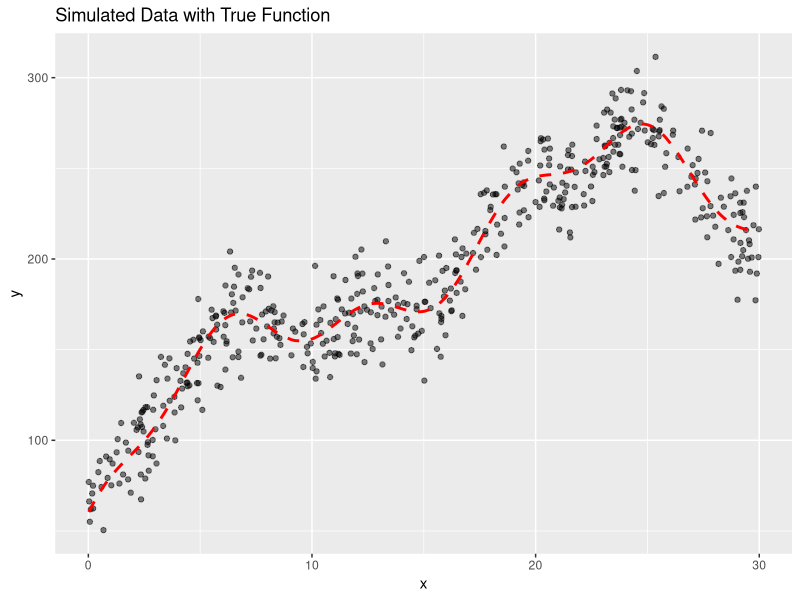
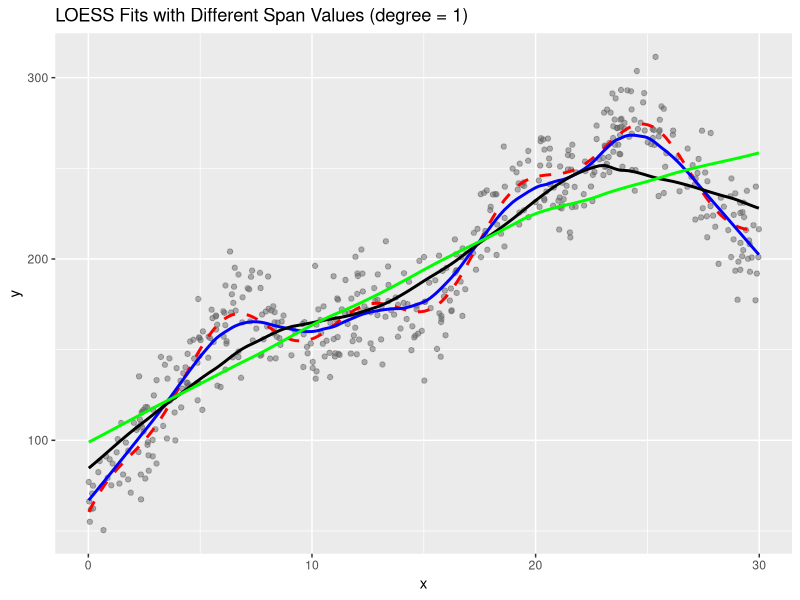

These charts were generated, in order, by the following R code:
## ---- chunk 1
# Load required libraries
library(tidyverse)
library(knitr)
library(kableExtra)
## ---- chunk 2
# Generate simulated  data
set.seed(5560)
n <- 500
x <- sort(runif(n, min = 0, max = 30))
f_true <- 50 + 15*x - 0.3*x^2 + 30*sin(x/3) + 10*cos(x)
y <- f_true + rnorm(n, mean = 0, sd = 15)
data <- data.frame(y = y, x = x, f_true = f_true)
## ---- chunk 3
# YOUR CODE HERE: Create scatter plot with true function
ggplot(data, aes(x = x, y = y)) +
  geom_point(alpha = 0.5) +
  geom_line(aes(y = f_true), 
            color = "red", 
            linetype = "dashed", 
            linewidth = 1) +
  labs(
    title = "Simulated Data with True Function",
    x = "x",
    y = "y"
  )

## ---- chunk 4
# YOUR CODE HERE: Fit LOESS with span = 0.2, 0.5, 0.8 and plot
# Fit LOESS models with different spans (degree fixed at 1)
lo_02 <- loess(y ~ x, data = data, span = 0.2, degree = 1)
lo_05 <- loess(y ~ x, data = data, span = 0.5, degree = 1)
lo_08 <- loess(y ~ x, data = data, span = 0.8, degree = 1)

# Create a plotting dataset 
data_plot <- data %>%
  mutate(
    fit_02 = predict(lo_02, newdata = data.frame(x = x)),
    fit_05 = predict(lo_05, newdata = data.frame(x = x)),
    fit_08 = predict(lo_08, newdata = data.frame(x = x))
  )

# Plot: data points + true function + three LOESS fits
ggplot(data_plot, aes(x = x)) +
  geom_point(aes(y = y), alpha = 0.5, color = "grey40") +
  geom_line(aes(y = f_true),
            color = "red",
            linetype = "dashed",
            linewidth = 1) +
  geom_line(aes(y = fit_02), color = "blue", linewidth = 1) +
  geom_line(aes(y = fit_05), color = "black", linewidth = 1) +
  geom_line(aes(y = fit_08), color = "green", linewidth = 1) +
  labs(
    title = "LOESS Fits with Different Span Values (degree = 1)",
    y = "y"
  )



## ---- chunk 5
# Create hyperparameter grid
grid_span <- seq(from = 0.1, to = 0.9, by = 0.05)

# YOUR CODE HERE: Implement single train-test split grid search
# 1. Set seed to 100
set.seed(100)

# 2. Split data 80/20
n <- nrow(data)
train_id <- sample(1:n, size = 0.8 * n)
train <- data[train_id, ]
test  <- data[-train_id, ]

# 3. For each span, fit LOESS and calculate RMSPE
rmspe <- function(y_true, y_pred) {
  sqrt(mean((y_true - y_pred)^2, na.rm = TRUE))
}

# 4. Find optimal span
results <- tibble(span = grid_span) %>%
  mutate(
    # train: fit LOESS on training data
    model = map(span, function(s) {
      loess(y ~ x, data = train, span = s, degree = 1)
    }),
    # test: predict on test data (uses test$x internally)
    yhat = map(model, function(m) {
      predict(m, newdata = test)
    }),
    # evaluate: compare predicted vs true test y
    test_rmspe = map_dbl(yhat, function(p) {
      rmspe(test$y, p)
    })
  ) %>%
  select(span, test_rmspe) %>%
  arrange(test_rmspe)

# Best span (lowest RMSPE)
best <- results %>% slice(1)
best

# show top 5
results %>% slice_head(n = 5)

## ---- chunk 6
# YOUR CODE HERE: Run grid search with seeds 200, 300, 400
# Store the optimal span and RMSPE for each

# Reuse RMSPE function
rmspe <- function(y_true, y_pred) {
  sqrt(mean((y_true - y_pred)^2, na.rm = TRUE))
}


# Seeds to test
seeds <- c(200, 300, 400)

# Store results
instability_results <- map_dfr(seeds, function(s) {
  
  set.seed(s)
  
  # 80/20 split
  n <- nrow(data)
  train_id <- sample(1:n, size = 0.8 * n)
  train <- data[train_id, ]
  test  <- data[-train_id, ]
  
  # Grid search
  results <- tibble(span = grid_span) %>%
    mutate(
      model = map(span, ~ loess(y ~ x, data = train, span = .x, degree = 1)),
      yhat  = map(model, ~ predict(.x, newdata = test)),
      test_rmspe = map_dbl(yhat, ~ rmspe(test$y, .x))
    )
  
  # Best span for this seed
  best <- results %>% arrange(test_rmspe) %>% slice(1)
  
  tibble(
    seed = s,
    optimal_span = best$span,
    test_rmspe = best$test_rmspe
  )
})

instability_results

## ---- chunk 7
# YOUR CODE HERE: Implement nested 10-fold CV
# ----- Helper: RMSPE function -----
rmspe <- function(actual, pred) {
  sqrt(mean((actual - pred)^2, na.rm = TRUE))
}

# Hyperparameter grid (same idea as Part B)
grid_span <- seq(from = 0.1, to = 0.9, by = 0.05)

# Settings
set.seed(123)      # just to make the whole experiment reproducible
B <- 10            # outer iterations
k <- 10            # inner CV folds

# Container for outer results
outer_results <- tibble(
  outer_iter = 1:B,
  selected_span = NA_real_,
  test_rmspe = NA_real_
)

# ----- OUTER LOOP: 10 random 80/20 splits -----
for (b in 1:B) {

  # 1) Create outer train/test split (modata/test)
  n <- nrow(data)
  idx_train <- sample(1:n, size = round(0.8 * n), replace = FALSE)

  modata <- data[idx_train, ]
  test   <- data[-idx_train, ]

  # 2) INNER LOOP: for each span, do 10-fold CV on modata
  fold_id <- sample(rep(1:k, length.out = nrow(modata)))  # random fold assignment

  mean_cv_rmspe <- numeric(length(grid_span))

  # span loop OUTSIDE 
  for (s in seq_along(grid_span)) {

    span_val <- grid_span[s]
    fold_rmspe <- numeric(k)

    # folds loop INSIDE 
    for (i in 1:k) {

      train_fold <- modata[fold_id != i, ]
      val_fold   <- modata[fold_id == i, ]

      fit <- loess(y ~ x, data = train_fold, span = span_val, degree = 1)

      pred_val <- predict(fit, newdata = data.frame(x = val_fold$x))
      fold_rmspe[i] <- rmspe(val_fold$y, pred_val)
    }

    mean_cv_rmspe[s] <- mean(fold_rmspe, na.rm = TRUE)
  }

  # 3) Select best span from inner CV
  best_span <- grid_span[which.min(mean_cv_rmspe)]

  # 4) Fit on all modata with best span, evaluate on outer test set
  final_fit <- loess(y ~ x, data = modata, span = best_span, degree = 1)

  pred_test <- predict(final_fit, newdata = data.frame(x = test$x))
  test_err  <- rmspe(test$y, pred_test)

  # 5) Store results
  outer_results$selected_span[b] <- best_span
  outer_results$test_rmspe[b] <- test_err
}

outer_results
mean(outer_results$test_rmspe)
sd(outer_results$test_rmspe)

## ---- chunk 8
# Create grid with both span and degree
grid_both <- expand.grid(
  span = seq(from = 0.1, to = 0.9, by = 0.1),
  degree = c(1, 2)
)

# YOUR CODE HERE: Implement nested CV tuning both span and degree
# ----- Helper: RMSPE function -----
rmspe <- function(actual, pred) {
  sqrt(mean((actual - pred)^2, na.rm = TRUE))
}

# Settings
set.seed(123)
B <- 10   # outer iterations
k <- 10   # inner folds

# Container for results
outer_results_both <- tibble(
  outer_iter = 1:B,
  selected_span = NA_real_,
  selected_degree = NA_integer_,
  test_rmspe = NA_real_
)

# ----- OUTER LOOP: 10 random 80/20 splits -----
for (b in 1:B) {

  # 1) Outer split
  n <- nrow(data)
  idx_train <- sample(1:n, size = round(0.8 * n), replace = FALSE)

  modata <- data[idx_train, ]
  test   <- data[-idx_train, ]

  # 2) Make fold IDs inside modata
  fold_id <- sample(rep(1:k, length.out = nrow(modata)))

  # Store mean CV RMSPE for EACH combo (row of grid_both)
  mean_cv_rmspe <- numeric(nrow(grid_both))

  # 3) Hyperparameter loop OUTSIDE (span+degree)
  for (g in 1:nrow(grid_both)) {

    span_val <- grid_both$span[g]
    deg_val  <- grid_both$degree[g]

    fold_rmspe <- numeric(k)

    # 4) Fold loop INSIDE
    for (i in 1:k) {

      train_fold <- modata[fold_id != i, ]
      val_fold   <- modata[fold_id == i, ]

      fit <- loess(y ~ x,
                   data = train_fold,
                   span = span_val,
                   degree = deg_val)

      pred_val <- predict(fit, newdata = data.frame(x = val_fold$x))
      fold_rmspe[i] <- rmspe(val_fold$y, pred_val)
    }

    # Average FIRST for this hyperparameter setting
    mean_cv_rmspe[g] <- mean(fold_rmspe, na.rm = TRUE)
  }

  # 5) Select best (span, degree)
  best_idx <- which.min(mean_cv_rmspe)
  best_span <- grid_both$span[best_idx]
  best_deg  <- grid_both$degree[best_idx]

  # 6) Fit on all modata using best combo, evaluate on outer test
  final_fit <- loess(y ~ x,
                     data = modata,
                     span = best_span,
                     degree = best_deg)

  pred_test <- predict(final_fit, newdata = data.frame(x = test$x))
  test_err <- rmspe(test$y, pred_test)

  # 7) Store results
  outer_results_both$selected_span[b] <- best_span
  outer_results_both$selected_degree[b] <- best_deg
  outer_results_both$test_rmspe[b] <- test_err
}

# Outputs 
outer_results_both
mean(outer_results_both$test_rmspe)
sd(outer_results_both$test_rmspe)




## ---- chunk 9
# YOUR CODE HERE: Implement bootstrap CV
# Part D: Bootstrap Cross-Validation (use existing data)

# Use the SAME data from Part A
df <- data

# ----- Helper: RMSPE -----
rmspe <- function(actual, pred) {
  sqrt(mean((actual - pred)^2, na.rm = TRUE))
}

# ----- Grid: span + degree -----
grid_both <- expand.grid(
  span = seq(0.1, 0.9, by = 0.1),
  degree = c(1, 2)
)

# ----- Settings -----
set.seed(123)
outer_iters <- 8
B_boot <- 100

# ----- Store outer results -----
outer_results_boot <- tibble(
  outer_iter      = 1:outer_iters,
  selected_span   = NA_real_,
  selected_degree = NA_integer_,
  test_rmspe      = NA_real_
)

# ===== OUTER LOOP =====
for (b in 1:outer_iters) {

  # 80/20 split
n <- nrow(df)
idx_train <- sample(1:n, size = round(0.8 * n), replace = FALSE)
  modata <- df[idx_train, ]
  test   <- df[-idx_train, ]

  mean_boot_rmspe <- numeric(nrow(grid_both))

  # ---- Hyperparameter loop (OUTSIDE) ----
  for (g in 1:nrow(grid_both)) {

    span_val <- grid_both$span[g]
    deg_val  <- grid_both$degree[g]

    boot_rmspe <- numeric(B_boot)

    # ---- Bootstrap loop (INSIDE) ----
    for (j in 1:B_boot) {

      idx_boot <- sample(1:nrow(modata), replace = TRUE)
      boot_train <- modata[idx_boot, ]

      oob_idx <- setdiff(1:nrow(modata), unique(idx_boot))
      if (length(oob_idx) == 0) {
        boot_rmspe[j] <- NA
        next
      }

      oob_val <- modata[oob_idx, ]

      fit <- loess(
        y ~ x,
        data = boot_train,
        span = span_val,
        degree = deg_val
      )

      pred_oob <- predict(fit, newdata = data.frame(x = oob_val$x))
      boot_rmspe[j] <- rmspe(oob_val$y, pred_oob)
    }

    mean_boot_rmspe[g] <- mean(boot_rmspe, na.rm = TRUE)
  }

  # Select best hyperparameters
  best_idx <- which.min(mean_boot_rmspe)
  best_span <- grid_both$span[best_idx]
  best_deg  <- grid_both$degree[best_idx]

  # Final fit + test
  final_fit <- loess(y ~ x, data = modata,
                     span = best_span, degree = best_deg)

  pred_test <- predict(final_fit, newdata = data.frame(x = test$x))
  outer_results_boot$selected_span[b] <- best_span
  outer_results_boot$selected_degree[b] <- best_deg
  outer_results_boot$test_rmspe[b] <- rmspe(test$y, pred_test)
}

outer_results_boot
mean(outer_results_boot$test_rmspe)
sd(outer_results_boot$test_rmspe)


## ---- chunk 10

library(tidyverse)

# Use the dataset already created in Part A
df <- data
stopifnot(is.data.frame(df), all(c("x","y") %in% names(df)))

# Helper: RMSPE
rmspe <- function(actual, pred) sqrt(mean((actual - pred)^2, na.rm = TRUE))

# Outer loop settings 
set.seed(123)
B <- 10

# Store test RMSPEs for each model per outer split
bench_results <- tibble(
  outer_iter = 1:B,
  lm_rmspe = NA_real_,
  poly4_rmspe = NA_real_,
  loess_default_rmspe = NA_real_,
  loess_tuned_rmspe = NA_real_
)

for (b in 1:B) {

  # 80/20 outer split
  n_all <- nrow(df)
  idx_train <- sample(seq_len(n_all), size = round(0.8 * n_all), replace = FALSE)

  modata <- df[idx_train, , drop = FALSE]
  test   <- df[-idx_train, , drop = FALSE]

  # 1) Linear regression
  fit_lm <- lm(y ~ x, data = modata)
  bench_results$lm_rmspe[b] <- rmspe(test$y, predict(fit_lm, newdata = test))

  # 2) Polynomial regression (degree 4)
  fit_poly4 <- lm(y ~ poly(x, 4, raw = TRUE), data = modata)
  bench_results$poly4_rmspe[b] <- rmspe(test$y, predict(fit_poly4, newdata = test))

  # 3) LOESS default (span=0.75, degree=1)
  fit_loess_default <- loess(y ~ x, data = modata, span = 0.75, degree = 1)
  pred_default <- predict(fit_loess_default, newdata = data.frame(x = test$x))
  bench_results$loess_default_rmspe[b] <- rmspe(test$y, pred_default)

  # 4) LOESS tuned (use Part C tuned choice)
  fit_loess_tuned <- loess(y ~ x, data = modata, span = 0.2, degree = 2)
  pred_tuned <- predict(fit_loess_tuned, newdata = data.frame(x = test$x))
  bench_results$loess_tuned_rmspe[b] <- rmspe(test$y, pred_tuned)
}

# Q19: Summary table
summary_table <- tibble(
  Model = c("Linear regression",
            "Polynomial regression (degree 4)",
            "LOESS default (span=0.75, degree=1)",
            "LOESS tuned (span=0.2, degree=2)"),
  Mean_RMSPE = c(mean(bench_results$lm_rmspe, na.rm = TRUE),
                 mean(bench_results$poly4_rmspe, na.rm = TRUE),
                 mean(bench_results$loess_default_rmspe, na.rm = TRUE),
                 mean(bench_results$loess_tuned_rmspe, na.rm = TRUE)),
  SD_RMSPE = c(sd(bench_results$lm_rmspe, na.rm = TRUE),
               sd(bench_results$poly4_rmspe, na.rm = TRUE),
               sd(bench_results$loess_default_rmspe, na.rm = TRUE),
               sd(bench_results$loess_tuned_rmspe, na.rm = TRUE))
)

summary_table

# Q20: Improvement (default - tuned)
improvement <- mean(bench_results$loess_default_rmspe, na.rm = TRUE) -
               mean(bench_results$loess_tuned_rmspe, na.rm = TRUE)
improvement
